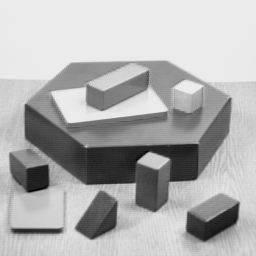
#> input picture src/blocksTest.png, 256 x 256 px
$ python Scrip_Corner_Detector_01.py
#> lines starting #> are read from the running program, lines starting #| are printed output that depends on the picture
### src/IOEToolBox.py
import numpy as np
import scipy.signal
import cv2 as cv # Opencv: Image processing toolbox


class IOEToolBox:

    # [48 lines left out: functions asg, gasgvf, cart2pol, pol2cart, not called in this run]


    def filter2(B, X):
        res = scipy.signal.convolve2d(X, B,mode='same', boundary='fill', fillvalue=0)
        return res


    def CornerDetector(img, radiusSe):
        corner = IOEToolBox.HarrysDetector(img)
        SE = cv.getStructuringElement(cv.MORPH_RECT, (2 * radiusSe + 1, 2 * radiusSe + 1), (radiusSe, radiusSe))
        corner = cv.dilate(corner,SE)
        return corner


    def HarrysDetector(img):
        im1 = np.float32(img)
        corner = cv.cornerHarris(im1,2,3,0.04)
        return corner


### src/Scrip_Corner_Detector_01.py
"""
Created on Sun Jun 27 08:26:05 2021

@author: ALegaz
"""

import matplotlib.pyplot as plt
from PIL import Image
from IOEToolBox import IOEToolBox
import numpy as np
from time import time


#! Title and version
major_version = 1
minor_version = 0
print("\nScrip Corner Detection v"+str(major_version)+"."+str(minor_version))

#! Load input image
colorImage = Image.open('blocksTest.png')
#> colorImage is the input picture: PIL image 256x256 L; min 0, max 236, mean 176.8

img = colorImage.convert("L")
imgplot = plt.imshow(img, cmap='gray', vmin=0, vmax=255)
plt.axis('off')
plt.show()
print("\nInput image size = "+ str(img.size[0]) + "x" + str(img.size[1]))
#| Input image size = 256x256

#! Execute Harris corner detector
start_time = time()
corners_harris = IOEToolBox.CornerDetector(img, 3)
#> in HarrysDetector, `corner = cv.cornerHarris(im1,2,3,0.04)`:
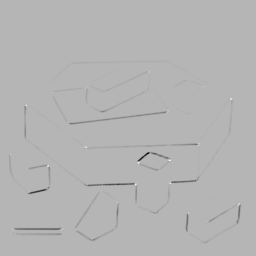
#> corner: shape (256, 256) float32; min -18663246, max 7595880.5, mean -101379; drawn with min black and max white
#> in CornerDetector, `corner = cv.dilate(corner,SE)`:
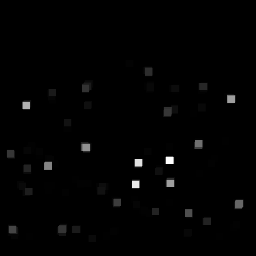
#> corner: shape (256, 256) float32; min -1132.5, max 7595880.5, mean 74426; drawn with min black and max white
elapsed_time = time() - start_time

print("Harris Detector ->Elapsed time: %0.10f seconds." % elapsed_time)
plt.figure()
plt.imshow(img, cmap='gray', vmin=0, vmax=255)
py, px = np.where(corners_harris>0.01*corners_harris.max())
#> py = 3575 values from 60 to 241; px = 3575 values, max 243 at index 2629, min 6 at index 1422, mean 117.2
plt.plot(px, py, 'g.')
plt.xticks([])
plt.yticks([])
plt.tight_layout()
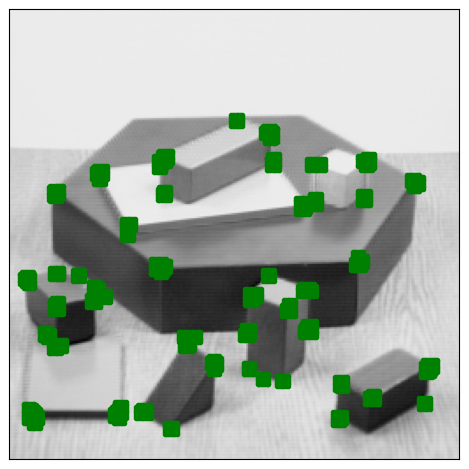
#> figure drawn by matplotlib, 1 panel
